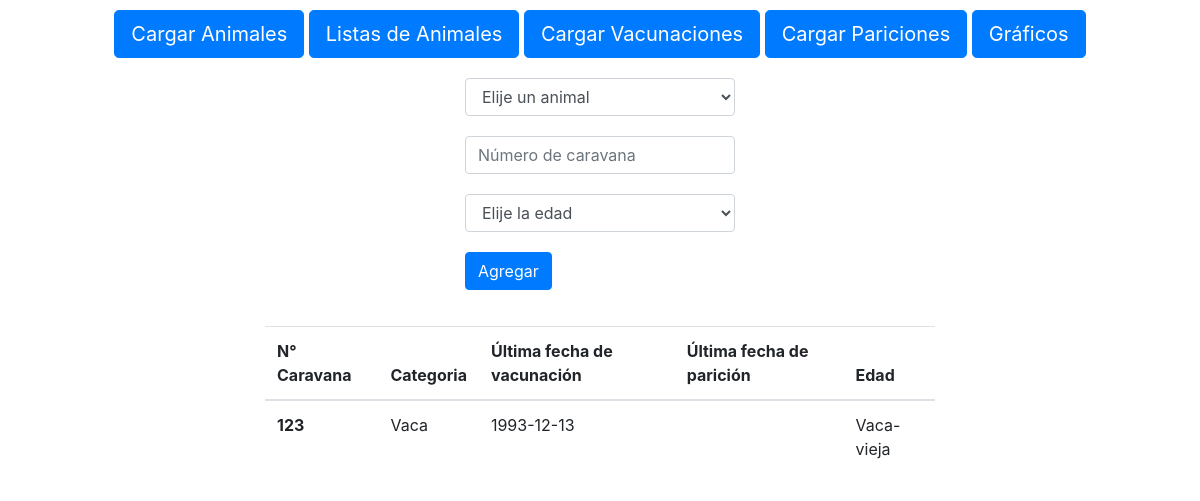
Page /Cargar_animales/ on the earlier database version.
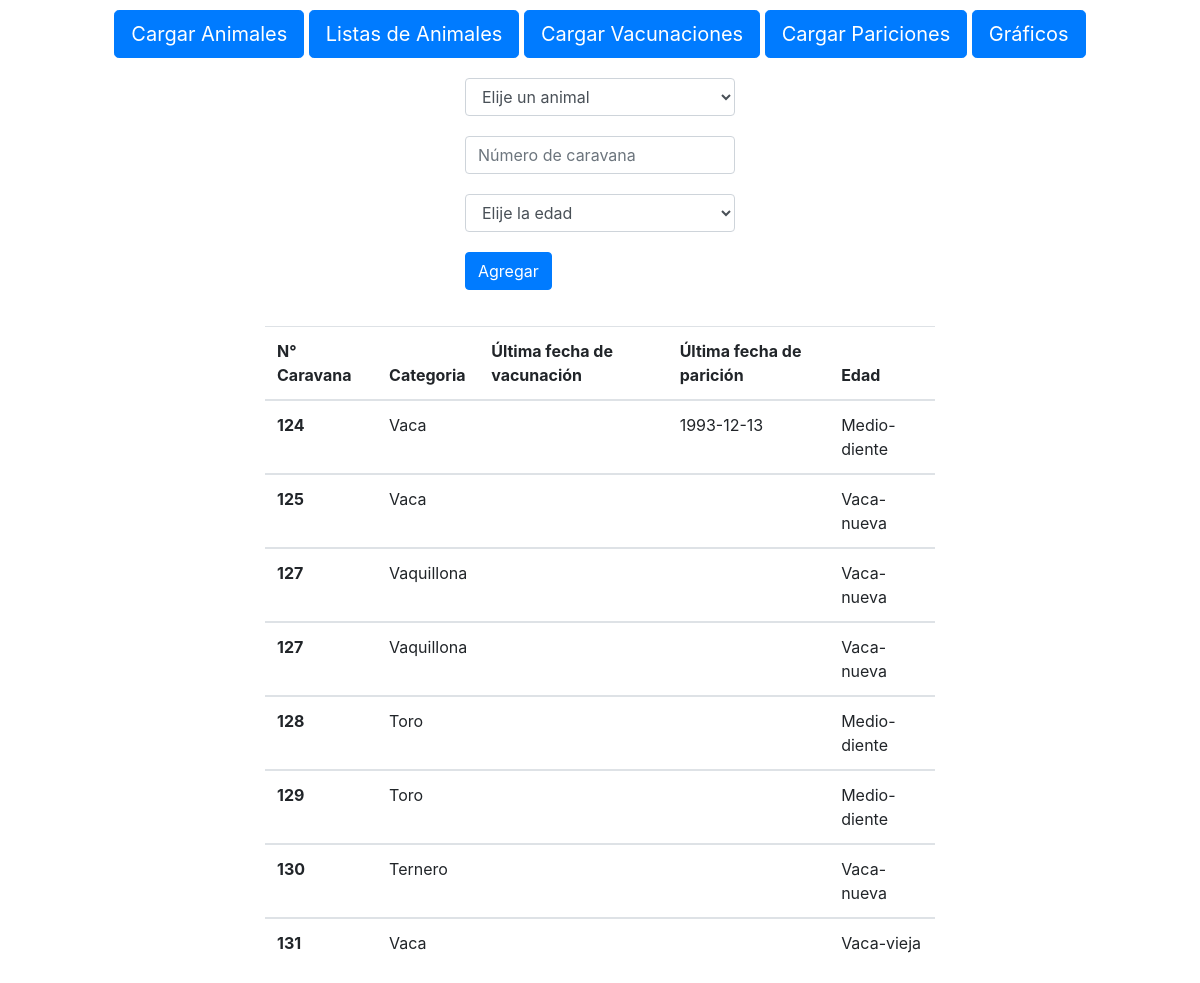
Same page on the later database version.
### manejo/models.py (models this page shows, shortened)
class Animales(models.Model):
  id = models.BigAutoField(primary_key=True)
  name = models.CharField(max_length=100, verbose_name="Animal")
  nro_caravana = models.IntegerField(verbose_name="Número de caravana")
  cant_pariciones = models.IntegerField(verbose_name="Cant paricion", blank=True, null=True)
  edad = models.CharField(max_length=100, verbose_name="Edad",default="")

### manejo/views.py (the view, shortened to what this page needs)
# urls.py: path('Cargar_animales/', views.carga_animal, name="cargar_animales"),
def carga_animal(request):
  animales = list(Animales.objects.values())
  vacunacion = list(Vacunacion.objects.values())
  paricion = list(Paricion.objects.values())
  ultimas_vacunaciones = Vacunacion.objects.values('id_animal_id').annotate(ultima_fecha=Max('date')).values('id_animal_id', 'ultima_fecha')
  ultimas_pariciones = Paricion.objects.values('id_animal_id').annotate(ultima_fecha=Max('date')).values('id_animal_id', 'ultima_fecha')
  if request.method == 'GET':
    return render(request, 'carga_animales.html',{
      'animales':animales,
      'vacunacion': vacunacion,
      'paricion': paricion,
      'ult_vacunacion': ultimas_vacunaciones,
      'ult_paricion': ultimas_pariciones
    })

### manejo/templates/carga_animales.html (shortened to what this page needs)
{% extends "base_template.html" %}
{% block content %}
  <form action="/Cargar_animales/" class="form-group col-3" method="POST">
    <select class="form-control" name="animal" id="animal" style="margin-bottom: 20px;">
      <option selected>Elije un animal</option>
    </select>
    <input type="number" min="1" pattern="^[0-9]+"
      class="form-control" name="caravana" id="caravana" aria-describedby="helpId" placeholder="Número de caravana" style="margin-bottom: 20px;">
    <select class="form-control" name="edad" id="edad" style="margin-bottom: 20px;">
      <option selected>Elije la edad</option>
    </select>
    <input name="" id="" class="btn btn-primary" type="submit" value="Agregar" style="margin-bottom: 20px;">
  </form>
  <div class="tabla col-7">
    <table class="table">
      <thead>
        <tr>
          <th scope="col">N° Caravana</th>
          <th scope="col">Categoria</th>
          <th scope="col">Última fecha de vacunación</th>
          <th scope="col">Última fecha de parición</th>
          <th scope="col">Edad</th>
        </tr>
      </thead>
      {% for animal in animales %}
      <tbody>
        <tr>
          <th scope="row">{{animal.nro_caravana}}</th>
          <td>{{animal.name}}</td>
          <td>
            {% for vacuna in ult_vacunacion %}
              {% if vacuna.id_animal_id == animal.id %}
              {{vacuna.ultima_fecha|date:"Y-m-d"}}
              {% endif %}
            {% endfor %}
          </td>
          <td>
            {% for pario in ult_paricion %}
              {% if pario.id_animal_id == animal.id %}
              {{pario.ultima_fecha|date:"Y-m-d"}}
              {% endif %}
            {% endfor %}
          </td>
          <td>{{animal.edad}}</td>
        </tr>
      </tbody>
      {% endfor %}
    </table>
  </div>
{% endblock %}

Differences in the rows shown:
removed Animales: nro_caravana "123", name "Vaca", ultima_fecha "1993-12-13", edad "Vaca-vieja"
added Animales: nro_caravana "124", name "Vaca", ultima_fecha "1993-12-13", edad "Medio-diente"
added Animales: nro_caravana "125", name "Vaca", edad "Vaca-nueva"
added Animales: nro_caravana "127", name "Vaquillona", edad "Vaca-nueva"
added Animales: nro_caravana "127", name "Vaquillona", edad "Vaca-nueva"
added Animales: nro_caravana "128", name "Toro", edad "Medio-diente"
added Animales: nro_caravana "129", name "Toro", edad "Medio-diente"
added Animales: nro_caravana "130", name "Ternero", edad "Vaca-nueva"
added Animales: nro_caravana "131", name "Vaca", edad "Vaca-vieja"
